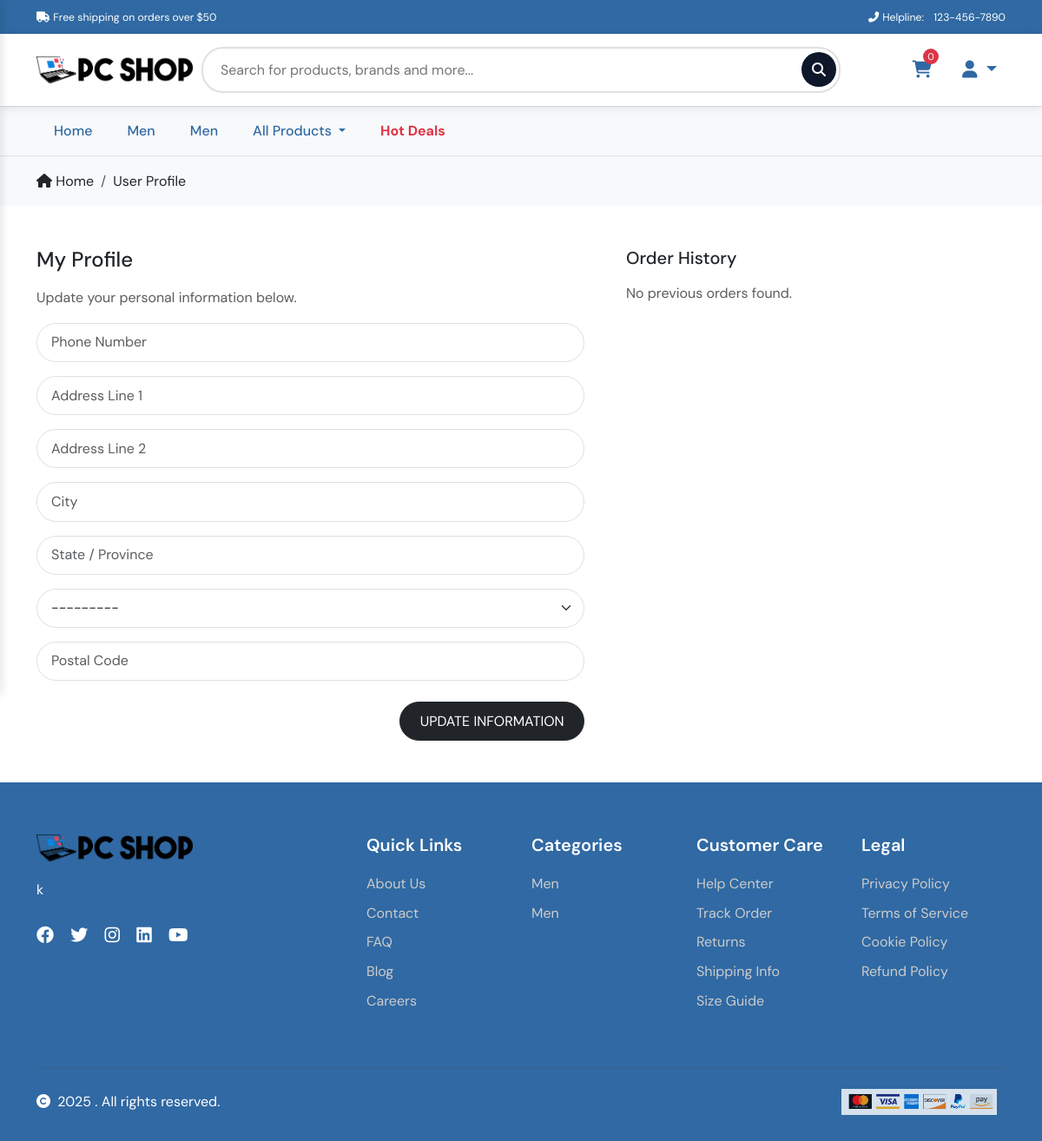
Page /accounts/profile/ (signed in) on the earlier database version.
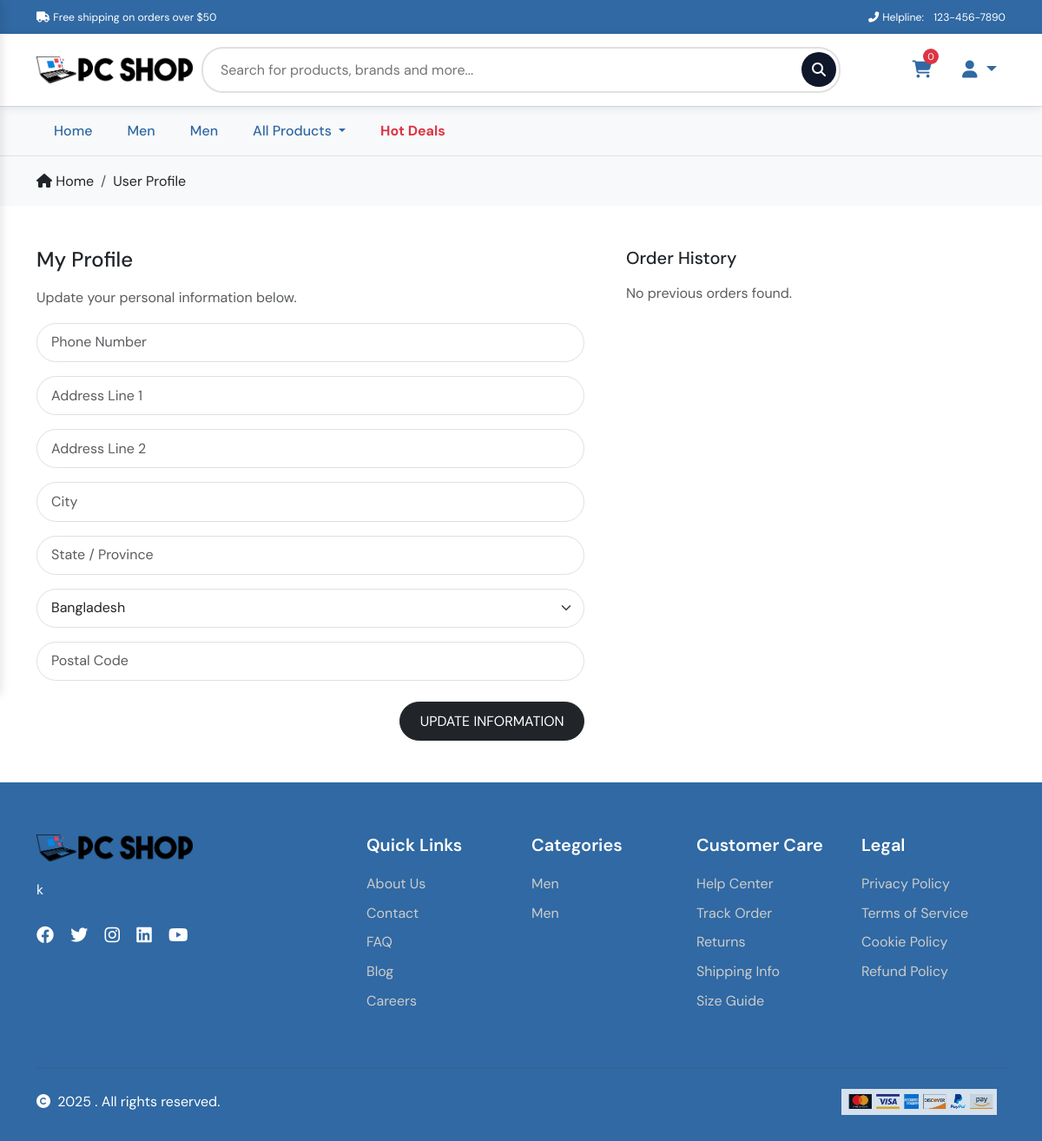
Same page on the later database version.
### profiles/models.py (models this page shows, shortened)
class UserProfile(models.Model):
    user = models.OneToOneField(User, on_delete=models.CASCADE, related_name='profile')
    phone = models.CharField(max_length=20, blank=True, null=True)
    address_line1 = models.CharField(max_length=255, blank=True, null=True)
    address_line2 = models.CharField(max_length=255, blank=True, null=True)
    city = models.CharField(max_length=100, blank=True, null=True)
    state = models.CharField(max_length=100, blank=True, null=True)
    country = CountryField(blank_label='Country *', null=True, blank=True)
    postal_code = models.CharField(max_length=20, blank=True, null=True)
    created_at = models.DateTimeField(auto_now_add=True)
    updated_at = models.DateTimeField(auto_now=True)

### profiles/views.py (the view)
# urls.py: path('accounts/profile/', include('profiles.urls')),
@login_required
def profile(request):
    setting = WebsiteSetting.objects.first()
    menuCategories = Category.objects.filter(
        is_active=True,
        parent_category__isnull=True
    ).prefetch_related("subcategories")
    profile, created = UserProfile.objects.get_or_create(user=request.user)
    if request.method == 'POST':
        form = UserProfileForm(request.POST, instance=profile)
        if form.is_valid():
            form.save()
            messages.success(request, "Your profile has been updated successfully.")
            return redirect('profile')
        else:
            messages.error(request, "Please correct the errors below.")
    else:
        form = UserProfileForm(instance=profile)
    orders = Order.objects.filter(email=request.user.email).order_by('-date')
    context = {
        'setting': setting,
        'menuCategories': menuCategories,
        'form': form,
        'orders': orders,
    }
    return render(request, "profiles/profile.html", context)

### profiles/forms.py
class UserProfileForm(forms.ModelForm):
    class Meta:
        model = UserProfile
        exclude = ('user',)
    def __init__(self, *args, **kwargs):
        super().__init__(*args, **kwargs)
        placeholders = {
            'phone': 'Phone Number',
            'address_line1': 'Address Line 1',
            'address_line2': 'Address Line 2',
            'city': 'City',
            'state': 'State / Province',
            'postal_code': 'Postal Code',
            'country': 'Country',
        }
        self.fields['phone'].widget.attrs['autofocus'] = True
        for field_name, field in self.fields.items():
            placeholder = placeholders.get(field_name, '')
            if field.required:
                placeholder += ' *'
            field.widget.attrs['placeholder'] = placeholder
            field.widget.attrs['class'] = 'border-black rounded-0 profile-form-input'
            field.label = False

### businessprofile/context_processors.py (called while the page is built)
def website_settings(request):
    setting = WebsiteSetting.objects.first()
    return {'setting': setting}

### profiles/templates/profiles/profile.html (shortened to what this page needs)
{% extends 'frontend/layouts/base.html' %}
{% load static %}
{% load crispy_forms_tags %}
{% block extra_css %}
    <link rel="stylesheet" href="{% static 'assets/css/profile.css' %}">
{% endblock %}
{% block content %}
<section class="breadcrumb-section border-top py-3 bg-light">
    <div class="container">
        <nav aria-label="breadcrumb">
            <ol class="breadcrumb mb-0">
                <li class="breadcrumb-item">
                    <a href="{% url 'home' %}" class="text-decoration-none text-dark">
                        <i class="fas fa-home"></i> Home
                    </a>
                </li>
                <li class="breadcrumb-item active text-dark" aria-current="page">User Profile</li>
            </ol>
        </nav>
    </div>
</section>
<section class="profile-section py-5">
    <div class="container">
        <div class="row g-5">
            <div class="col-lg-7">
                <h4 class="mb-3">My Profile</h4>
                <p class="text-muted">Update your personal information below.</p>
                <form method="POST" action="{% url 'profile' %}" id="profile-update-form" class="mt-3">
                    {{ form|crispy }}
                    <button type="submit" class="btn btn-dark rounded-0 text-uppercase float-end mt-2">
                        Update Information
                    </button>
                </form>
            </div>
            <div class="col-lg-5">
                <h5 class="mb-3">Order History</h5>
                {% if orders %}
                    <div class="table-responsive">
                        <table class="table table-sm table-bordered align-middle">
                            <thead class="table-light">
                                <tr>
                                    <th>Order No.</th>
                                    <th>Date</th>
                                    <th>Items</th>
                                    <th>Total</th>
                                </tr>
                            </thead>
                            <tbody>
                                {% for order in orders %}
                                    <tr>
                                        <td>
                                            <a href="{% url 'order_history' order.order_number %}"
                                               title="{{ order.order_number }}"
                                               class="text-decoration-none text-dark">
                                                {{ order.order_number|truncatechars:6 }}
                                            </a>
                                        </td>
                                        <td>{{ order.date|date:"M d, Y" }}</td>
                                        <td>
                                            <ul class="list-unstyled mb-0">
                                                {% for item in order.lineitems.all %}
                                                    <li class="small">
                                                        {{ item.product.name }} x{{ item.quantity }}
                                                        {% if item.product.has_sizes %}
                                                            ({{ item.product.size|upper }})
                                                        {% endif %}
                                                    </li>
                                                {% endfor %}
                                            </ul>
                                        </td>
                                        <td>${{ order.grand_total }}</td>
                                    </tr>
                                {% endfor %}
                            </tbody>
                        </table>
                    </div>
                {% else %}
                    <p class="text-muted">No previous orders found.</p>
                {% endif %}
            </div>
        </div>
    </div>
</section>
{% endblock %}

Differences in the rows shown:
changed UserProfile: country "---------" → "Bangladesh"
